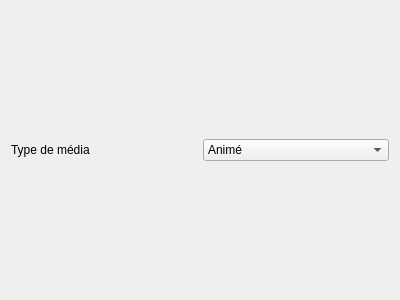
<?xml version="1.0" encoding="UTF-8"?>
<ui version="4.0">
 <class>WizardPageChoix</class>
 <widget class="QWizardPage" name="WizardPageChoix">
  <property name="geometry">
   <rect>
    <x>0</x>
    <y>0</y>
    <width>400</width>
    <height>300</height>
   </rect>
  </property>
  <property name="windowTitle">
   <string>WizardPage</string>
  </property>
  <layout class="QGridLayout" name="gridLayout">
   <item row="0" column="0">
    <widget class="QLabel" name="label_2">
     <property name="text">
      <string>Type de média</string>
     </property>
    </widget>
   </item>
   <item row="0" column="1">
    <widget class="QComboBox" name="comboBox">
     <item>
      <property name="text">
       <string>Animé</string>
      </property>
     </item>
     <item>
      <property name="text">
       <string>Bande Dessiné</string>
      </property>
     </item>
     <item>
      <property name="text">
       <string>Film</string>
      </property>
     </item>
     <item>
      <property name="text">
       <string>Jeux Vidéo</string>
      </property>
     </item>
     <item>
      <property name="text">
       <string>Livre</string>
      </property>
     </item>
     <item>
      <property name="text">
       <string>Série</string>
      </property>
     </item>
    </widget>
   </item>
  </layout>
 </widget>
 <resources/>
 <connections/>
</ui>
